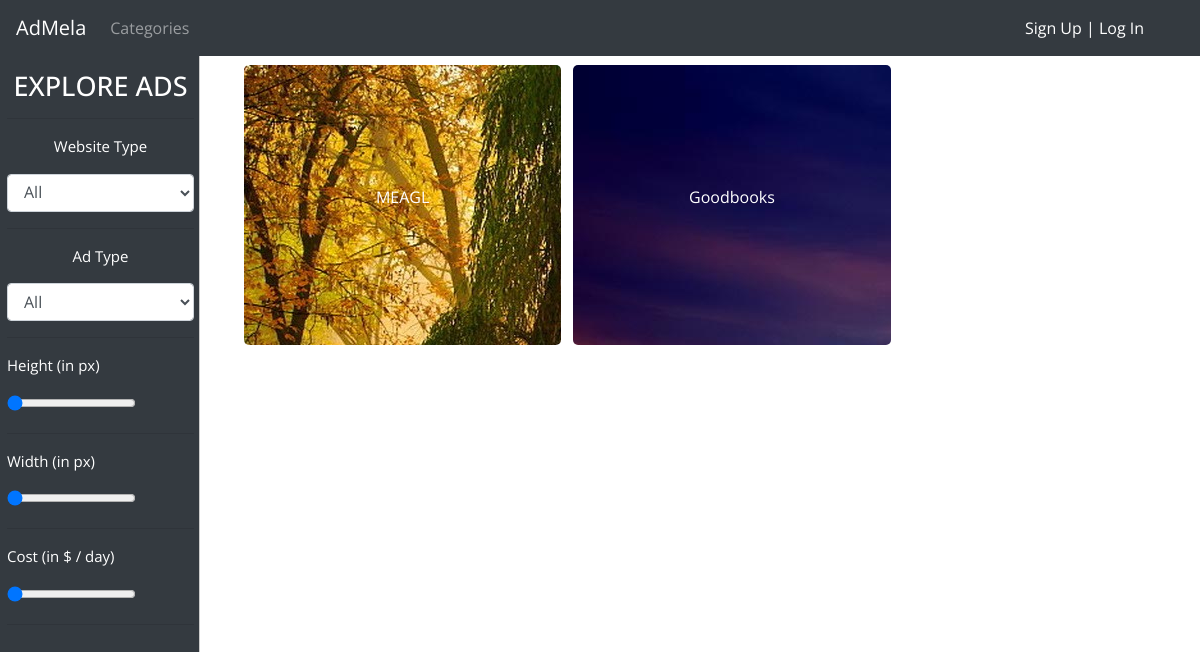
/categorypage.php, run on the app's committed database.
### tables this page shows
CREATE TABLE `ads` (
  `aid` int(11) NOT NULL,
  `websiteId` int(11) NOT NULL,
  `websiteOwnerId` int(11) NOT NULL,
  `width` int(11) NOT NULL,
  `height` int(11) NOT NULL,
  `type` int(11) NOT NULL,
  `status` int(11) NOT NULL,
  `cost` bigint(20) NOT NULL,
  `favourites` int(11) NOT NULL,
  `imgdst1` varchar(500) NOT NULL,
  `imgdst2` varchar(500) NOT NULL,
  `imgdst3` varchar(500) NOT NULL
);

CREATE TABLE `websites` (
  `wid` int(11) NOT NULL,
  `websiteName` varchar(50) NOT NULL,
  `websiteDomain` varchar(50) NOT NULL,
  `ownerId` int(11) NOT NULL,
  `websiteType` int(11) NOT NULL,
  `websiteDescription` text NOT NULL,
  `pageviews` int(11) NOT NULL,
  `pg_lastmonth` int(11) NOT NULL
);

### categorypage.php (the view, shortened to what this page needs)
<?php
include 'dbh.php';
?>
<!doctype html>
<head>
    <link rel="stylesheet" href="https://stackpath.bootstrapcdn.com/bootstrap/4.1.3/css/bootstrap.min.css">
    <link rel="stylesheet" href="https://use.fontawesome.com/releases/v5.2.0/css/all.css">
</head>
<body>
	<nav class="navbar navbar-expand-lg navbar-dark bg-dark fixed-top">
		<a class="navbar-brand" href="index.php">AdMela</a>
		<div class="collapse navbar-collapse header-boy" id="navbarNavAltMarkup" style="">
			<div class="navbar-nav" style="float:left">
				<a class="nav-item nav-link " href="categories.php">Categories </a>
			</div>
			<div class="header-right">
				<?php
				if(isset($_SESSION['id']))
				{
					?>
					<a href="advertise.php" class="header-notif-icon">
						<i style="font-size:30px;color:white" class="far fa-bell"></i>
					</a>
					<a href="advertise.php" class="header-ad-icon">
						<i style="font-size:30px;color:white" class="fas fa-upload"></i>
					</a>
					<a href="user_profile.php" class="header-dp-icon">
						<img src="<?php echo $_SESSION['profilePicLocation']; ?>" class="header-up-dp">
					</a>
					<?php
				}
				else
				{
					?>
					<a href="signup.php" class="nav-item nav-link" style="color:white">Sign Up | Log In</a>
					<?php
				}
				?>
			</div>
		</div>
	</nav>
	<div class="container-fluid outer-container">
		<div class="row">
			<div class="col-md-2 left-nav">
				<div style="text-align:center;padding-top:20px">
					<h2 style="font-size:27px">EXPLORE ADS<h2>
				</div>
				<div>
					<hr>
					<p style="font-size:15px;text-align:center">Website Type</p>
					<select class="form-control" name="wbtype">
						<option value="All" >All</option>
					</select>
					<hr>
					<p style="font-size:15px;text-align:center">Ad Type</p>
					<select class="form-control" name="adtype">
						<option value="All" >All</option>
					</select>
					<hr>
					<p style="font-size:15px">Height (in px)</p>
					<input type="range" name="height" min="0" max="1024" value="0">
					<hr>
					<p style="font-size:15px">Width (in px)</p>
					<input type="range" name="width" min="0" max="1024" value="0">
					<hr>
					<p style="font-size:15px">Cost (in $ / day)</p>
					<input type="range" name="cost" min="1" max="1000000" value="0">
					<hr>
				</div>
			</div>
			<div class="col-md-10 categories-div" id="categories-div" style="margin-top:10px">
				<?php
				$sql="SELECT * FROM ads";
				$result=mysqli_query($conn,$sql);
				$count=1;
				while($row=mysqli_fetch_assoc($result))
				{
					$websiteId=$row['websiteId'];
					$sql1="SELECT * FROM websites WHERE wid='$websiteId'";
					$result1=mysqli_query($conn,$sql1);
					$row1=mysqli_fetch_assoc($result1);
					if($count%3==1)
					{
						?>
						<div class="row">
						<?php
					}
					?>
						<div class="col-md-4">
							<a href="adlisting.php?ad_Id=<?php echo $row['aid']; ?>">
							<div class="category-box" style="background-image: url('<?php echo $row["imgdst1"]; ?>')">
								<p><?php echo $row1['websiteName']; ?></p>
							</div>
							</a>
						</div>
						<?php
					$count+=1;
				}
				?>
			</div>
		</div>
	</div>
</body>
</html>

### categorypage.php (style rules this page uses)
a,a:hover { text-decoration: none; }
* { font-family: 'Open Sans', sans-serif; }
.header-right { position:absolute; right:40px; }
.outer-container { padding:0px; width:100%; margin-top:50px; position:relative; }
.category-box { padding:0px; margin-top:5px; padding-left:50px; padding-right:50px; padding-top:100px; padding-bottom:100px; text-align:center; color:white; border-radius:5px; }
@media only screen and (min-width: 768px) { .left-nav { border-right: 1px solid #cccccc; height:100vh; position:fixed; background-color: #343a40; color:white; } }
@media only screen and (min-width: 768px) { .categories-div { margin-left:230px; } }
@media only screen and (min-width: 768px) { .category-box { padding:0px; margin-top:5px; padding-left:50px; padding-right:50px; padding-top:120px; padding-bottom:120px; text-align:center; color:white; border-radius:5px; } }
@media only screen and (min-width: 300px) { .left-nav { border-right: 1px solid #cccccc; background-color: #343a40; color:white; } }
.row { margin-left: 0; margin-right: 0; }
[class*="col-"], [class^="col-"] { padding-left: 7px; padding-right: 5px; }

### data on the page
ads: imgdst1 (picture), websiteId.websiteName "MEAGL"
ads: imgdst1 (picture), websiteId.websiteName "Goodbooks"
